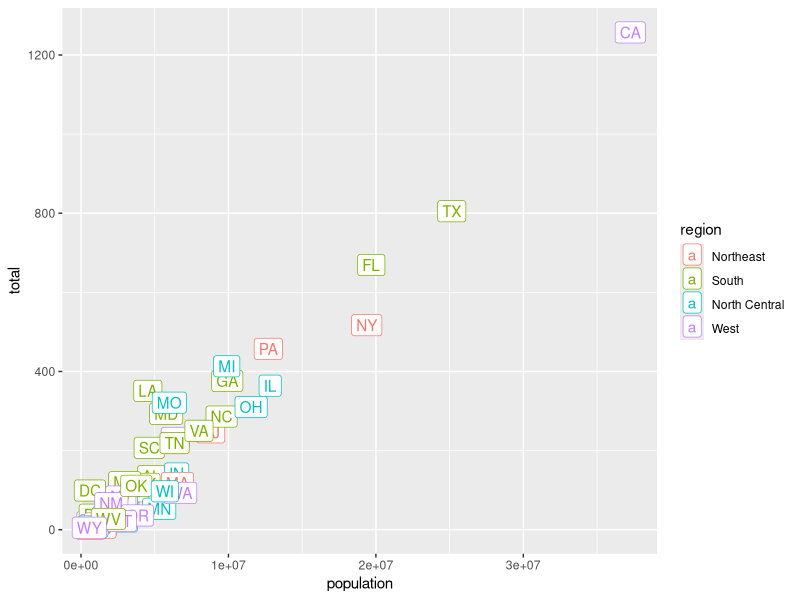
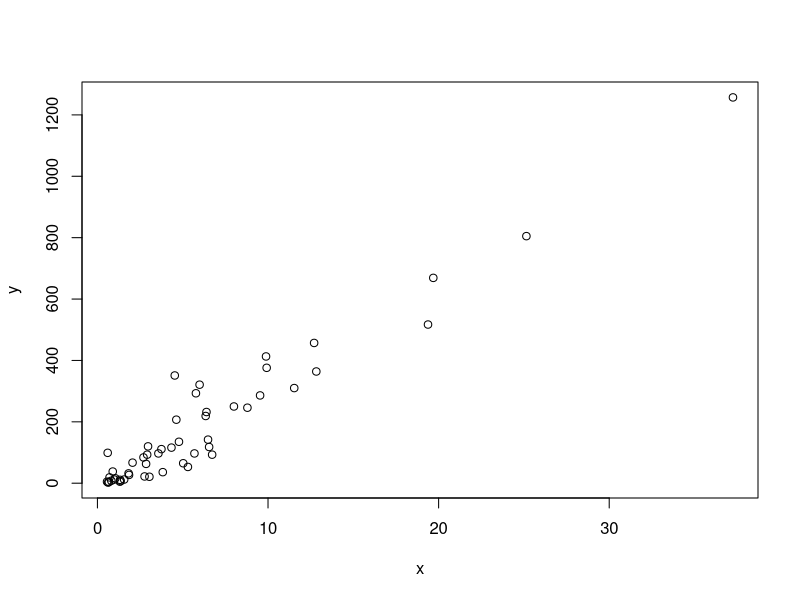
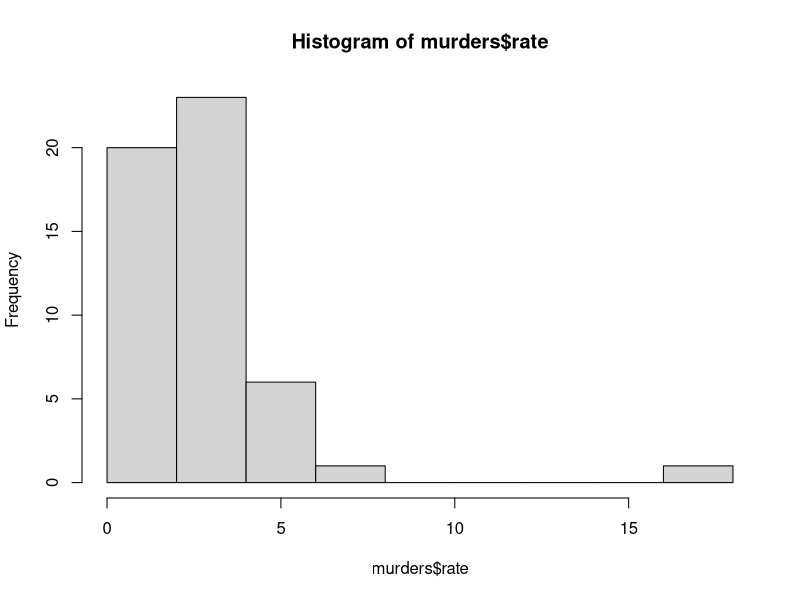
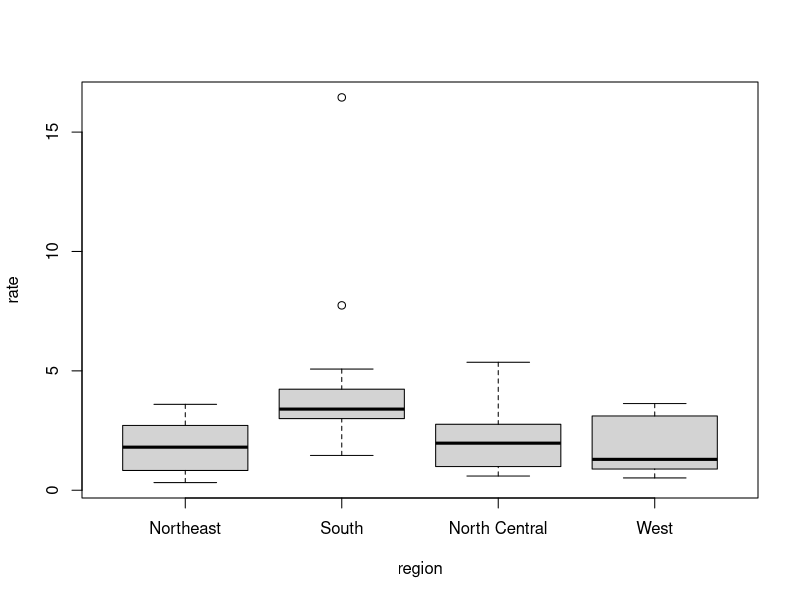
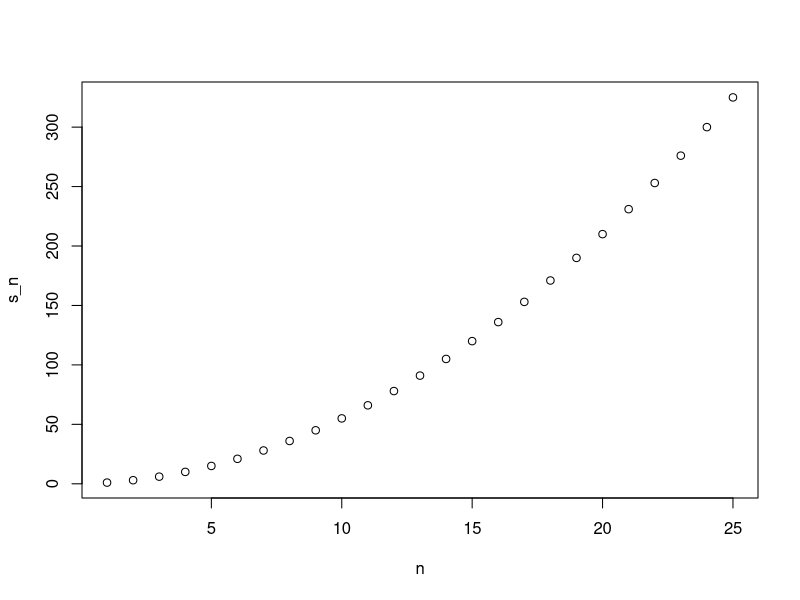
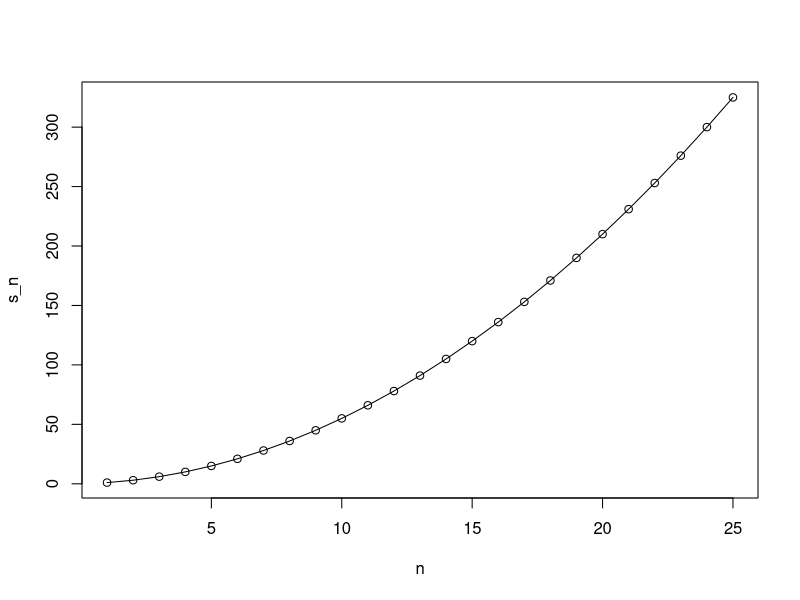

The R source for these figures, in order:
installed.packages()

install.packages("tidyverse")
install.packages("dslabs")

# installed data objects in R
data()
data(Nile)

median(Nile)

library(tidyverse)
library(dslabs)
data(murders)
class(murders)
str(murders)
head(murders)
pop<-murders$population
length(pop)

# logical vector
z<-3==2
z
class(z)

# factor vector
class(murders$region)
levels(murders$region)


murders %>%
  ggplot(aes(population, total, label=abb, color=region)) +
  geom_label()

# assigning values to objects (aka: variables)
a <-2
b <--1
c <--4

ls()

# solving the quadratic equation
(-b + sqrt(b^2 - 4*a*c))/(2*a)
(-b - sqrt(b^2 - 4*a*c))/(2*a)

n <- 1000
x <- seq(1,n)
sum(x)

x<-23
log(10^x)
log10(x^10)
log(exp(x))
exp(log(x, base=2))


library(dslabs)
data(murders)
sort(murders$total)

x <- c(31, 4, 15, 92, 65)
x
sort(x)    # puts elements in order

index <- order(x)    # returns index that will put x in order
x[index]    # rearranging by this index puts elements in order
order(x)

murders$state[1:10]
murders$abb[1:10]

index <- order(murders$total)
murders$abb[index]    # order abbreviations by total murders

max(murders$total)    # highest number of total murders
i_max <- which.max(murders$total)    # index with highest number of murders
murders$state[i_max]    # state name with highest number of total murders

x <- c(31, 4, 15, 92, 65)
x
rank(x)    # returns ranks (smallest to largest)

# Section 2: Vectors, Sorting / 2.1 Vectors
# We may create vectors of class numeric or character with the concatenate function
codes <- c(380, 124, 818)
country <- c("italy", "canada", "egypt")
codes
country

# We can also name the elements of a numeric vector
# Note that the two lines of code below have the same result
codes <- c(italy = 380, canada = 124, egypt = 818)
codes <- c("italy" = 380, "canada" = 124, "egypt" = 818)
codes
# We can also name the elements of a numeric vector using the names() function
names(codes) <- country

# Using square brackets is useful for subsetting to access specific elements of a vector
codes[2]
codes[c(1,3)]
codes[1:2]

# If the entries of a vector are named, they may be accessed by referring to their name
codes["canada"]
codes[c("egypt","italy")]

seq(1:10)
1:10
conseq_intergers <-1:10

# Using square brackets is useful for subsetting to access specific elements of a vector
codes[2]
codes[c(1,3)]
codes[2:3]

# If the entries of a vector are named, they may be accessed by referring to their name
codes["canada"]
codes[c("canada","italy")]

#coercion
x <- 1:5
x
y <- as.character(x)
y
x <- as.numeric(y)
x


# Section 2: Vectors, Sorting / 2.2 Sorting
library(dslabs)
data(murders)
str(murders)
sort(murders$total)

x <- c(31, 4, 15, 92, 65)
x
sort(x)    # puts elements in order

index <- order(x)    # returns index that will put x in order
x[index]    # rearranging by this index puts elements in order
order(x)


murders$state[1:10]
murders$abb[1:10]

index <- order(murders$total)
murders$abb[index]    # order abbreviations by total murders

max(murders$total)    # highest number of total murders
i_max <- which.max(murders$total)    # index with highest number of murders
i_min <- which.min(murders$total)    # index with fewest number of murders
murders$state[i_max]    # state name with highest number of total murders
murders$state[i_min]    # state name with fewest number of total murders

# Access population from the dataset and store it in pop
pop <- murders$population
# Use the command order to find the vector of indexes that order pop and store in object ord
ord <- order(pop)
# Find the index number of the entry with the smallest population size
ord[1]

i_min <- which.min(murders$population)  # index with fewest number of murders
pop[i_min] 

# Find the index of the smallest value for variable total 
which.min(murders$total)

# Find the index of the smallest value for population
which.min(murders$population)

# Define the variable i to be the index of the smallest state
i <- which.min(murders$population)

# Define variable states to hold the states
states <- murders$state
# Use the index you just defined to find the state with the smallest population
states[i]


x <- c(31, 4, 15, 92, 65)
x
rank(x)    # returns ranks (smallest to largest)


#Section 2: Vectors, Sorting / 2.3 Vector Arithmetic

# The name of the state with the maximum population is found by doing the following
murders$state[which.max(murders$population)]

# how to obtain the murder rate
murder_rate <- murders$total / murders$population * 100000

# ordering the states by murder rate, in decreasing order
murders$state[order(murder_rate, decreasing=TRUE)]

mylist <- list(murder_rate, murders$population, murders$total)
mylist

# answer to first assignment

pop <- murders$population
pop <- sort(pop)
pop[1]


#2.2 Vector arithmetic
heights <- c(72,69,74,70,70,66,73,74,74,72,69,68,77,62)
mean(heights)
heights * 2.64
heights - mean(heights)

# The name of the state with the maximum population is found by doing the following
murders$state[which.max(murders$population)]


# how to obtain the murder rate
murder_rate <- murders$total / murders$population * 100000

# ordering the states by murder rate, in decreasing order
murders$state[order(murder_rate, decreasing=TRUE)]

# defining murder rate as before
murder_rate <- murders$total / murders$population * 100000
# creating a logical vector that specifies if the murder rate in that state is less than or equal to 0.71
index <- murder_rate <= 0.71
# determining which states have murder rates less than or equal to 0.71
murders$state[index]
# calculating how many states have a murder rate less than or equal to 0.71
sum(index)

# creating the two logical vectors representing our conditions
west <- murders$region == "West"
safe <- murder_rate <= 1
# defining an index and identifying states with both conditions true
index <- safe & west
murders$state[index]


x <- c(FALSE, TRUE, FALSE, TRUE, TRUE, FALSE)
which(x)    # returns indices that are TRUE

# to determine the murder rate in Massachusetts we may do the following
index <- which(murders$state == "Massachusetts")
index
murder_rate[index]

# to obtain the indices and subsequent murder rates of New York, Florida, Texas, we do:
index <- match(c("New York", "Florida", "Texas"), murders$state)
index
murders$state[index]
murder_rate[index]

x <- c("a", "b", "c", "d", "e")
y <- c("a", "d", "f")
y %in% x

# to see if Boston, Dakota, and Washington are states
c("Boston", "Dakota", "Washington") %in% murders$state


# installing and loading the dplyr package
install.packages("dplyr")
library(dplyr)

# adding a column with mutate
library(dslabs)
data("murders")
str(murders)
murders <- mutate(murders, rate = murders$total / murders$population * 100000)
head(murders)
# subsetting with filter
filter(murders, rate <= 0.71)

# selecting columns with select
new_table <- select(murders, state, region, rate)

# using the pipe
murders %>% select(state, region, rate) %>% filter(rate <= 0.71)

# creating a data frame with stringAsFactors = FALSE
grades <- data.frame(names = c("John", "Juan", "Jean", "Yao"), 
                     exam_1 = c(95, 80, 90, 85), 
                     exam_2 = c(90, 85, 85, 90),
                     stringsAsFactors = FALSE)
class(grades$names)


#Basic plots
library(dplyr)
library(dslabs)
data("murders")

# a simple scatterplot of total murders versus population
x <- murders$population /10^6
y <- murders$total
plot(x, y)

# a histogram of murder rates
murders <- mutate(murders, rate = total / population * 100000)
hist(murders$rate)
murders$state[which.max(murders$rate)]

# boxplots of murder rates by region
boxplot(rate~region, data = murders)



# an example showing the general structure of an if-else statement
a <- 5
if(a!=0){
  print(1/a)
} else{
  print("No reciprocal for 0.")
}

# an example that tells us which states, if any, have a murder rate less than 0.5
library(dslabs)
data(murders)
murder_rate <- murders$total / murders$population*100000
ind <- which.min(murder_rate)
if(murder_rate[ind] < 0.5){
  print(murders$state[ind]) 
} else{
  print("No state has murder rate that low")
}

# changing the condition to < 0.25 changes the result
if(murder_rate[ind] < 0.25){
  print(murders$state[ind]) 
} else{
  print("No state has a murder rate that low.")
}

# the ifelse() function works similarly to an if-else conditional
a <- 6
ifelse(a > 0, 1/a, NA)

# the ifelse() function is particularly useful on vectors
a <- c(0,1,2,-4,5)
result <- ifelse(a > 0, 1/a, NA)
result

# the ifelse() function is also helpful for replacing missing values
data(na_example)
no_nas <- ifelse(is.na(na_example), 0, na_example) 
sum(is.na(no_nas))

# the any() and all() functions evaluate logical vectors
z <- c(TRUE, TRUE, FALSE)
any(z)
all(z)


# example of defining a function to compute the average of a vector x
avg <- function(x){
  s <- sum(x)
  n <- length(x)
  s/n
}

# we see that the above function and the pre-built R mean() function are identical
x <- 1:100
identical(mean(x), avg(x))

# variables inside a function are not defined in the workspace
s <- 3
avg(1:10)
s


# the general form of a function
# my_function <- function(VARIABLE_NAME){
#   perform operations on VARIABLE_NAME and calculate VALUE
#   VALUE
# }

# functions can have multiple arguments as well as default values
avg <- function(x, arithmetic = TRUE){
  n <- length(x)
  ifelse(arithmetic, sum(x)/n, prod(x)^(1/n))
}
avg(25)

x <-c(125,122,102,156,100,98,156,132,105,108,106,107,100,101,95,103)
avg(x,FALSE)


# creating a function that computes the sum of integers 1 through n
compute_s_n <- function(n){
  x <- 1:n
  sum(x)
  }
compute_s_n(27)


# a very simple for-loop
for(i in 1:5){
  print(i)
}

# a for-loop for our summation
m <- 25
s_n <- vector(length = m) # create an empty vector
for(n in 1:m){
  s_n[n] <- compute_s_n(n)
}
s_n

# creating a plot for our summation function
n <- 1:m
plot(n, s_n)

# a table of values comparing our function to the summation formula
head(data.frame(s_n = s_n, formula = n*(n+1)/2))

# overlaying our function with the summation formula
plot(n, s_n)
lines(n, n*(n+1)/2)



dfex <- data.frame(AgeGroup=c("<5","5-11","12-17", "18-24", "25-34", "35-49", "50-64", "65-74", "75+"),
                   sort=seq(1:9))
